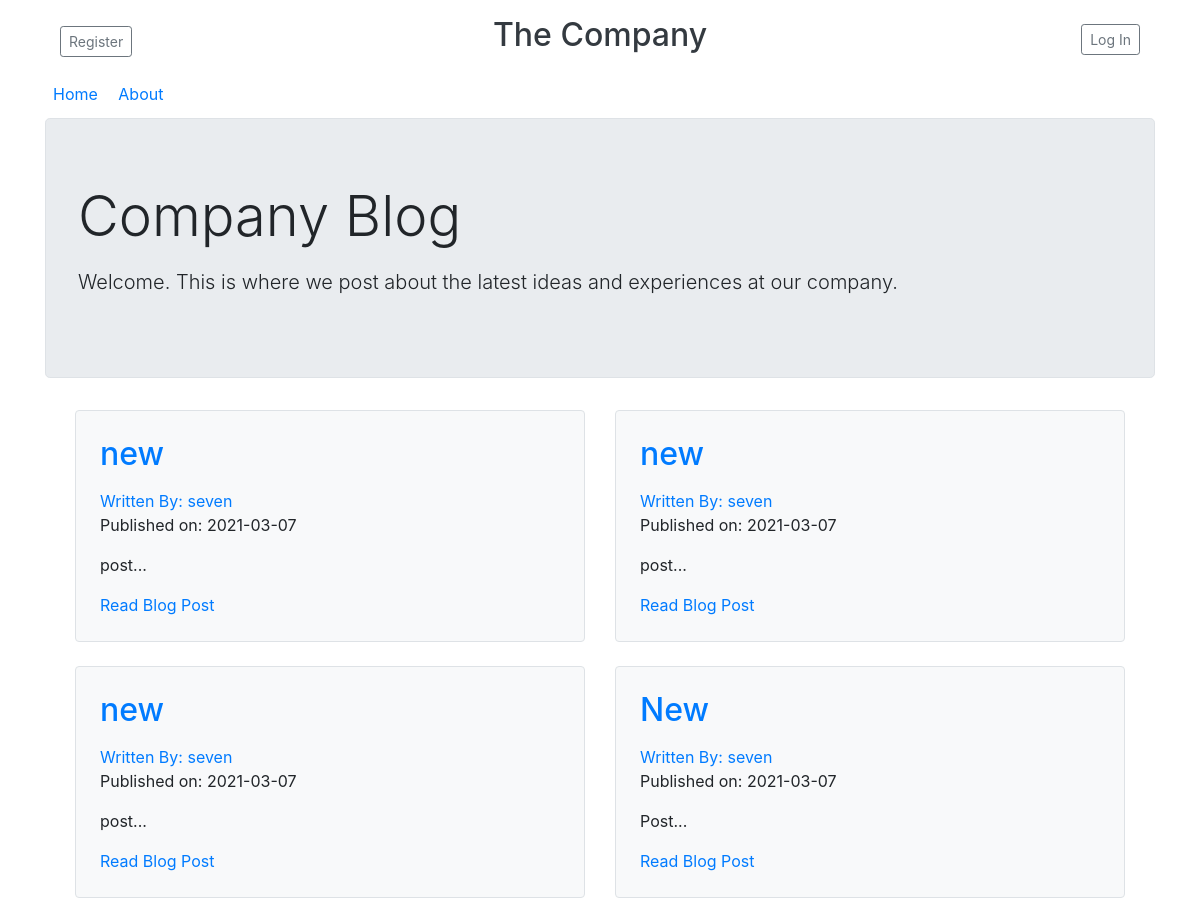
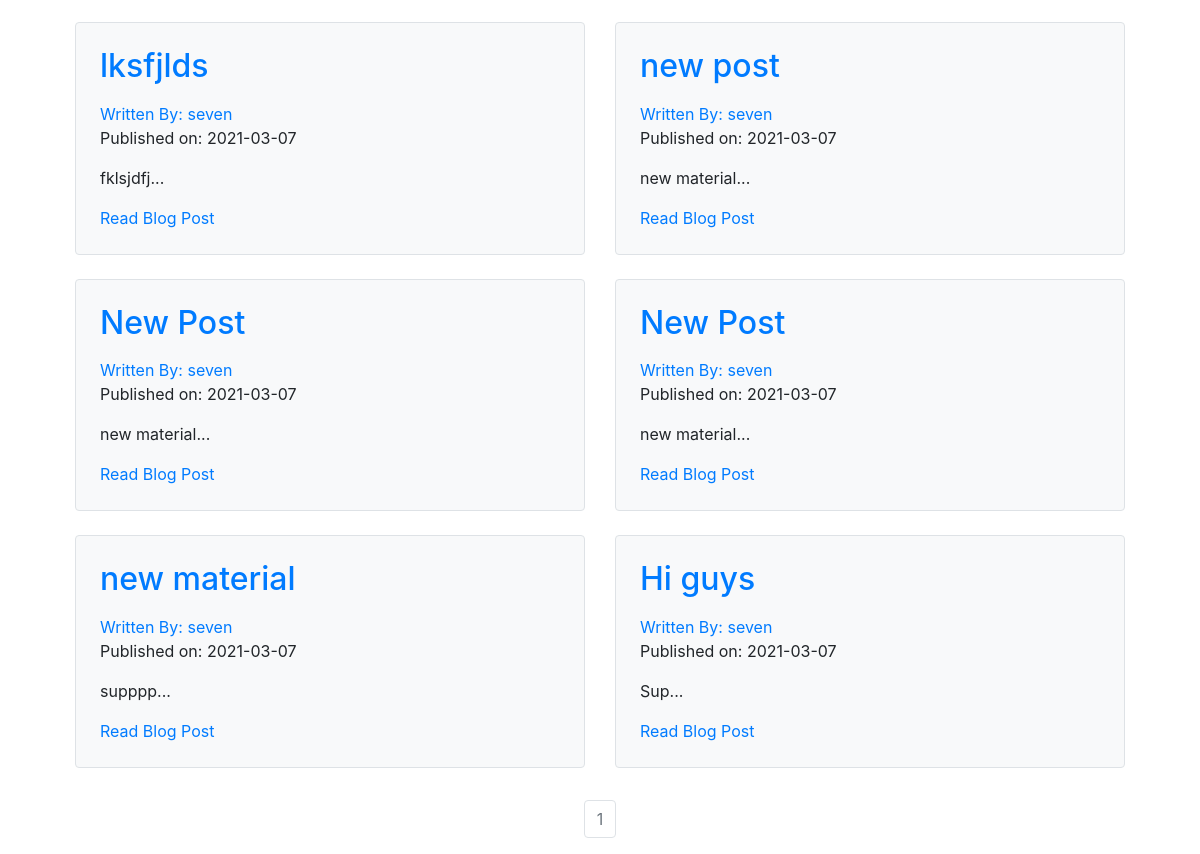
Before: / with the older database file (2 pictures, top to bottom).
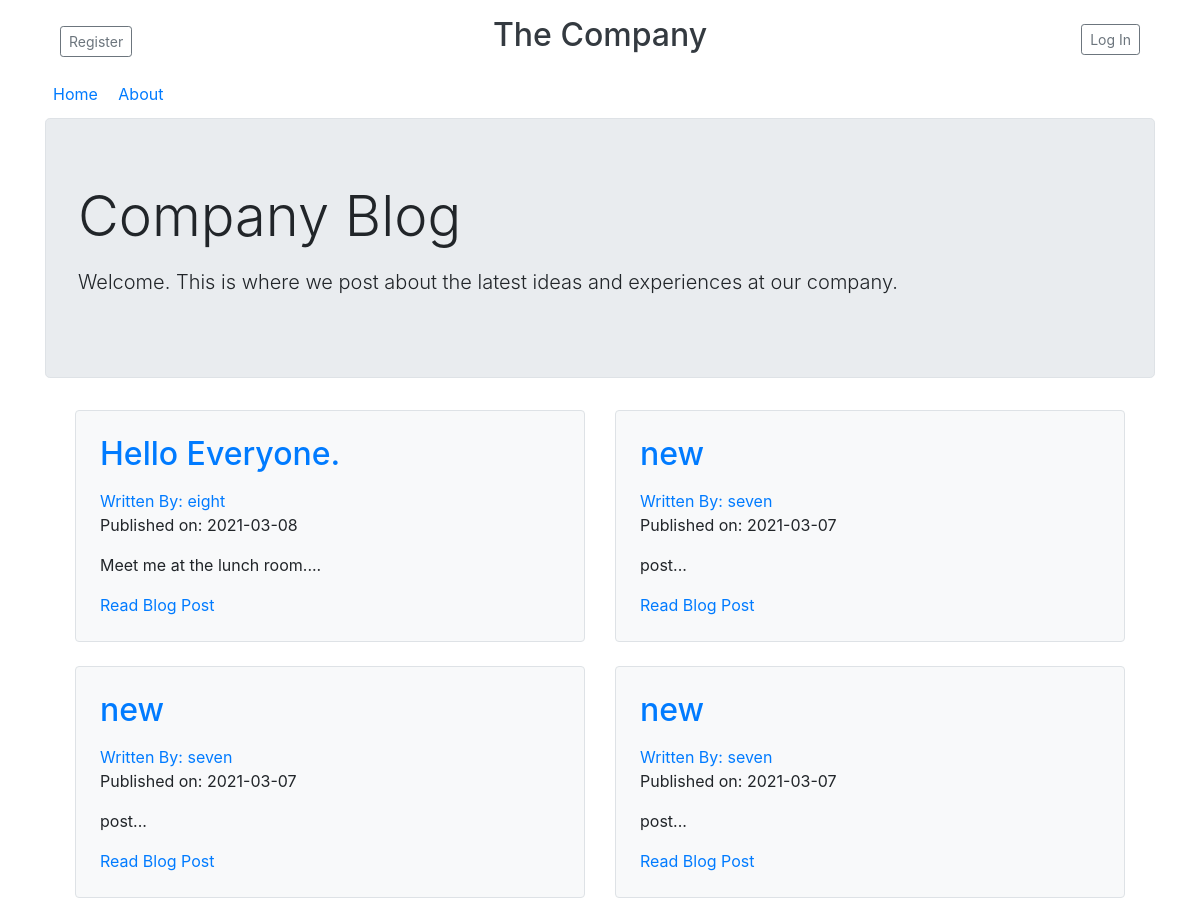
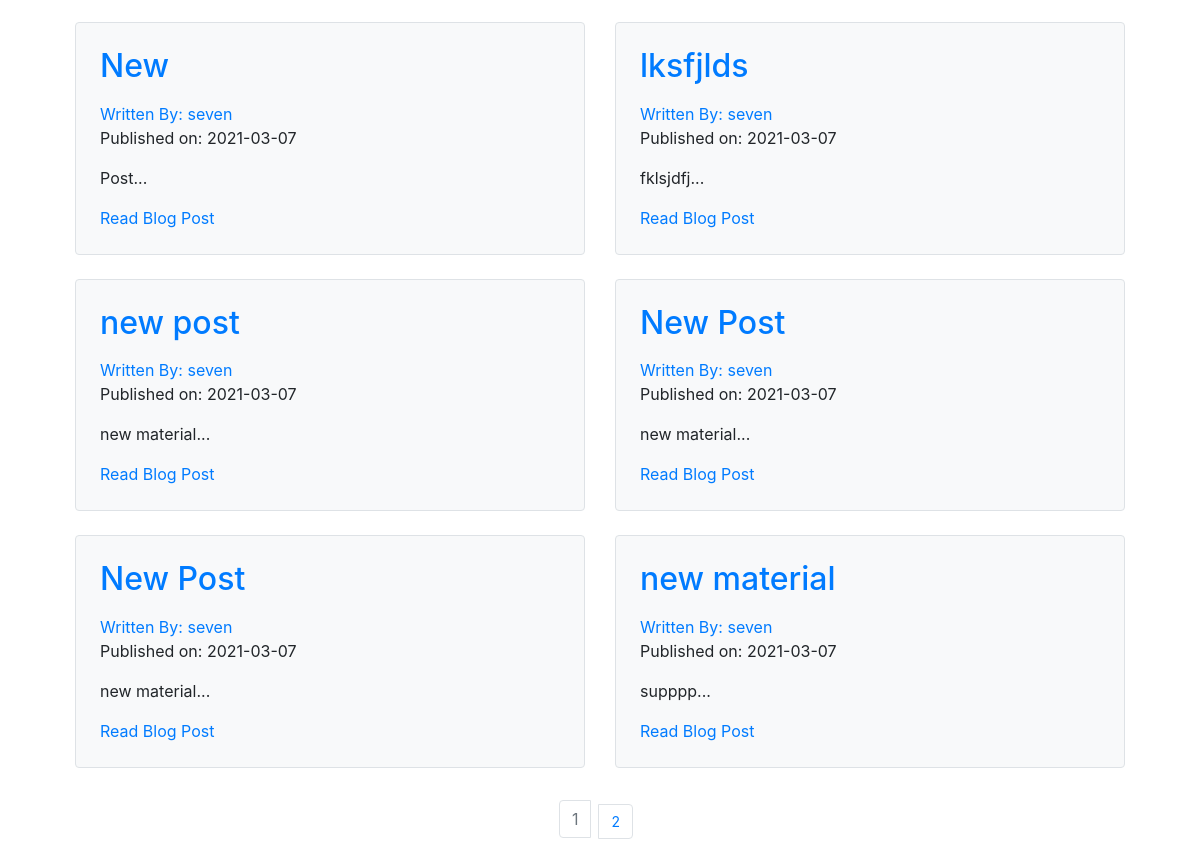
After: the same page with the newer database file (2 pictures, top to bottom).
### company_blog/models.py (models this page shows, shortened)
class BlogPost(db.Model):
    id = db.Column(db.Integer, primary_key=True)
    user_id = db.Column(db.Integer, db.ForeignKey('users.id'), nullable=False)
    date = db.Column(db.DateTime, nullable=False, default=datetime.utcnow)
    title = db.Column(db.String(140), nullable=False)
    text = db.Column(db.Text, nullable=False)
    users = db.relationship(User)

class User(db.Model, UserMixin):
    __tablename__ = 'users'
    id = db.Column(db.Integer, primary_key=True)
    profile_image = db.Column(db.String(128), nullable=False, default='default_profile.png')
    email = db.Column(db.String(64), unique=True, index=True)
    username = db.Column(db.String(64), unique=True, index=True)
    password_hash = db.Column(db.String(128))
    posts = db.relationship('BlogPost', backref='author', lazy=True)

### company_blog/core/views.py (the view)
@core.route('/')
def index():
    page = request.args.get('page',1,type=int)
    blog_posts = BlogPost.query.order_by(BlogPost.date.desc()).paginate(page=page, per_page=10)
    return render_template('index.html', blog_posts=blog_posts)

### company_blog/templates/index.html (shortened to what this page needs)
{% extends "base.html" %}
{% block content %}
<div class="jumbotron border">
  <div class="center">
    <h1 class="display-4 fst-italic">Company Blog</h1>
    <p class="lead my-3">Welcome. This is where we post about the latest ideas and experiences at our company.</p>
  </div>
</div>
<div class="container">
  <div class="row mb-2">
    {% for post in blog_posts.items %}
    <div class="col-md-6">
      <div class="bg-light row g-0 border rounded overflow-hidden flex-md-row mb-4 shadow-sm h-md-250 position-relative">
        <div class="col p-4 d-flex flex-column position-static">
          <h2><a class="d-inline-block mb-2 text-primary" href="  {{ url_for('blog_posts.blog_post', blog_post_id=post.id) }}">{{ post.title }}</a></h2>
            <a href="{{ url_for('users.user_posts', username=post.author.username) }}">Written By: {{ post.author.username }}</a>
            <p>Published on: {{ post.date.strftime('%Y-%m-%d') }}</p>
            <p class="card-text">{{ post.text[:100] }}...</p>
            <a href="{{ url_for('blog_posts.blog_post', blog_post_id=post.id) }}" class="stretched-link">Read Blog Post</a>
        </div>
      </div>
    </div>
    {% endfor %}
  </div>
  <nav aria-label='Page Navigation'>
    <ul class="pagination justify-content-center">
       {% for page_num in blog_posts.iter_pages(left_edge=1, right_edge=1, left_current=1, right_current=2) %}
          {% if blog_posts.page == page_num %}
          <li class="page-item disabled">
            <a class="page-link" href="{{ url_for('core.index', page=page_num) }}">{{ page_num }}</a></li>
          {% else %}
            <li class="page-item btn-sm btn-outline-secondary"><a class="page-link" href="{{ url_for('core.index', page=page_num) }}">{{ page_num }}</a></li>
          {% endif %}
      {% endfor %}
    </ul>
  </nav>
</div>
{% endblock content %}

### company_blog/templates/base.html (shortened to what this page needs)
<!DOCTYPE html>
<html lang="en" dir="ltr">
  <head>
    <link rel="stylesheet" href="https://maxcdn.bootstrapcdn.com/bootstrap/4.0.0/css/bootstrap.min.css">
  </head>
  <body>
    <div class="container">
      <header class="blog-header py-3">
        <div class="row flex-nowrap justify-content-between align-items-center">
          <div class="col-4 pt-1">
            {% if current_user.is_authenticated == False %}
            <a class="btn btn-sm btn-outline-secondary" href="{{url_for('users.register')}}">Register</a>
            {% endif %}
          </div>
          <div class="col-4 text-center">
            <h2 class="blog-header-logo text-dark">The Company</h2>
          </div>
          <div class="col-4 d-flex justify-content-end align-items-center">
            {% if current_user.is_authenticated == False %}
            <a class="btn btn-sm btn-outline-secondary" href="{{url_for('users.login')}}">Log In</a>
            {% else %}
            <a class="btn btn-sm btn-outline-secondary" href="{{url_for('users.logout')}}">Log Out</a>
            {% endif %}
          </div
        </div>
      </header>
      <div class="nav-scroller py-1 mb-2 rounded">
        <nav class="class="d-flex justify-content-between"">
          <a class="nav-item p-2 link-secondary" href="{{url_for('core.index')}}">Home</a>
          <a class="nav-item p-2 link-secondary" href="{{url_for('core.info')}}">About</a>
        </nav>
      </div>
    </div>
    <div class="container">
      {% block content %}
      {% endblock content %}
    </div>
  </body>
</html>

### company_blog/templates/base.html (style rules this page uses)
.row { flex-shrink: 0; width: 100%; max-width: 100%; padding-right: calc(var(--bs-gutter-x)/ 2); padding-left: calc(var(--bs-gutter-x)/ 2); margin-top: var(--bs-gutter-y); margin-right: calc(var(--bs-gutter-x)/ -2); margin-left: calc(var(--bs-gutter-x)/ -2); }
.mb-2 { margin-bottom: .5rem!important; }
.p-4 { padding: 1.5rem!important; }

Changed rows visible on the page:
no longer on this page (row unchanged): BlogPost: title "Hi guys", author.username "seven", date "2021-03-07", text "Sup"
added BlogPost: title "Hello Everyone.", author.username "eight", date "2021-03-08", text "Meet me at the lunch room."
Other visible differences:
new list line: "2"
